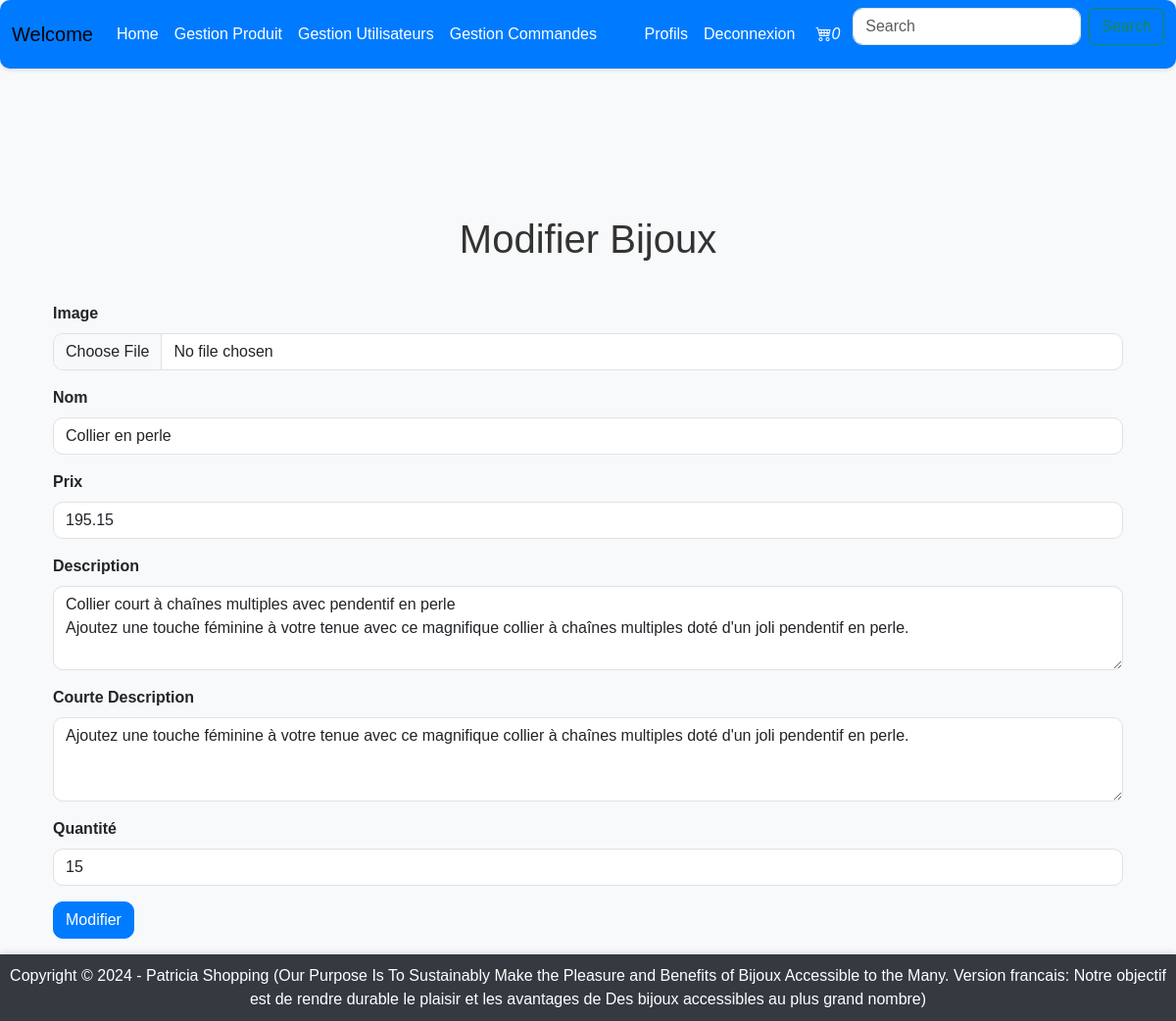
The app's page /bijouxs/modifier/1 (signed in) with its own data.
### tables this page shows
CREATE TABLE IF NOT EXISTS `image` (
  `id_image` int NOT NULL AUTO_INCREMENT,
  `id_bijoux` int DEFAULT NULL,
  `chemin_image` text,
  PRIMARY KEY (`id_image`),
  KEY `fk_image_film` (`id_bijoux`)
);

CREATE TABLE IF NOT EXISTS `bijoux` (
  `id_bijoux` int NOT NULL AUTO_INCREMENT,
  `nom` varchar(100) NOT NULL,
  `prix` varchar(10) NOT NULL,
  `description` text,
  `courte_description` varchar(255) DEFAULT NULL,
  `quantite` int DEFAULT NULL,
  PRIMARY KEY (`id_bijoux`)
);

### app/Controllers.php (called while the page is built, shortened)
<?php
abstract class Controllers
{
    public function render($fichier, $data = [])
    {
        extract($data);
        include_once ROOT . "views/" . lcfirst(get_class($this)) . "/" . $fichier . ".php";
        include_once ROOT . "views/layout/default.php";
    }
}
?>

### autoload.php (called while the page is built, shortened)
<?php
function autoload($class) {
    $chemins=[ROOT."app/",ROOT."controllers/",ROOT."models/"];
}
?>

### models/Bijoux.php (called while the page is built, shortened)
<?php
class Bijoux extends Model
{
    public function __construct()
    {
        $this->table = "bijoux";
    }
    public function getOneById($data)
    {
        $this->sql = "select b.*,i.chemin_image from  $this->table
                      b left join Image i  on b.id_bijoux = i.id_bijoux where b.id_bijoux = :id_bijoux";
        return $this->getLines($data, true);
    }
}

### app/Model.php (called while the page is built, shortened)
<?php
require_once ROOT . "app/configs/connexion.php";
abstract class Model
{
    protected $sql;
    public function getLines($params = [], $uneSeuleLigne = false)
    {
        global $oPDO;
        $stmt = $oPDO->prepare($this->sql);
        foreach ($params as $keyParam => $valParam) {
            $stmt->bindValue(":" . $keyParam, $valParam);
        }
        $resultat = $stmt->execute();
        return $uneSeuleLigne ?
            $stmt->fetch(PDO::FETCH_OBJ) :
            $stmt->fetchAll(PDO::FETCH_OBJ);
    }
}

### views/bijouxs/modifier.php (the view, shortened to what this page needs)
<!DOCTYPE html>
<html lang="en">
<head>
    <link href="https://cdn.jsdelivr.net/npm/bootstrap@5.3.3/dist/css/bootstrap.min.css" rel="stylesheet">
</head>
<body>
<div class="container">
    <h1>Modifier Bijoux</h1>
    <form action="<?= URI . "bijouxs/modifier/{$bijoux->id_bijoux}"; ?>" method="post" enctype="multipart/form-data">
        <div class="mb-3">
            <label for="image" class="form-label">Image</label>
            <input type="file" class="form-control" name="image" id="image">
        </div>
        <div class="mb-3">
            <label for="nom" class="form-label">Nom</label>
            <input type="text" class="form-control" id="nom" name="nom" value="<?= $bijoux->nom; ?>" required>
        </div>
        <div class="mb-3">
            <label for="prix" class="form-label">Prix</label>
            <input type="text" class="form-control" id="prix" name="prix" value="<?= $bijoux->prix; ?>" required>
        </div>
        <div class="mb-3">
            <label for="description" class="form-label">Description</label>
            <textarea class="form-control" id="description" name="description" rows="3" required><?= $bijoux->description; ?></textarea>
        </div>
        <div class="mb-3">
            <label for="courte_description" class="form-label">Courte Description</label>
            <textarea class="form-control" id="courte_description" name="courte_description" rows="3"><?= $bijoux->courte_description; ?></textarea>
        </div>
        <div class="mb-3">
            <label for="quantite" class="form-label">Quantité</label>
            <input type="number" class="form-control" id="quantite" name="quantite" value="<?= $bijoux->quantite; ?>" required>
        </div>
        <button type="submit" class="btn btn-primary" name="modifier">Modifier</button>
    </form>
</div>
</body>
</html>

### views/layout/header.php (style rules this page uses)
.btn-primary { background-color: #28a745; border-color: #28a745; transition: background-color 0.3s, border-color 0.3s; border-radius: 8px; }

### views/bijouxs/modifier.php (style rules this page uses)
body { font-family: Arial, sans-serif; background-color: #f8f9fa; }
.container { padding-top: 50px; }
h1 { font-size: 2.5rem; color: #333; margin-top: 50px; margin-bottom: 40px; text-align: center; transition: color 0.3s ease; }
.form-label { font-weight: bold; }
.form-control { border-radius: 10px; transition: border-color 0.3s ease; }
.btn-primary { background-color: #007bff; border-color: #007bff; border-radius: 10px; transition: background-color 0.3s ease, border-color 0.3s ease; }

### records on screen
image: nom "Collier en perle", prix "195.15", description "Collier court à chaînes multiples avec pendentif en perle Ajoutez une touche féminine à votre tenue avec ce magnifique collier à chaînes multiples doté d'un joli pendentif en perle.", courte_description "Ajoutez une touche féminine à votre tenue avec ce magnifique collier à chaînes multiples doté d'un joli pendentif en perle.", quantite "15"
